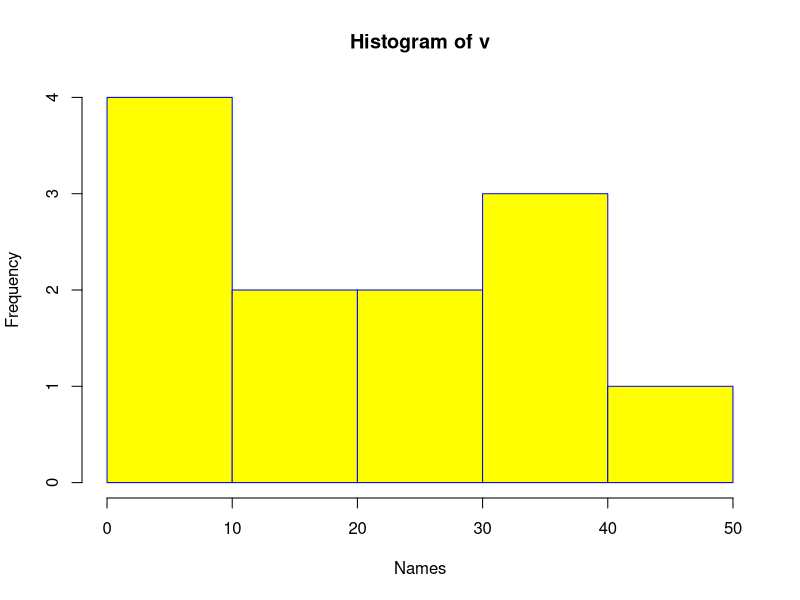

Generate this figure with R:
#Simple histogram 
# Create data for the graph.
v <-c(0,9,9,21,9,36,22,12,41,31,33,19)
# Create the histogram.
hist(v,xlab="Names",col="yellow",border="blue")


